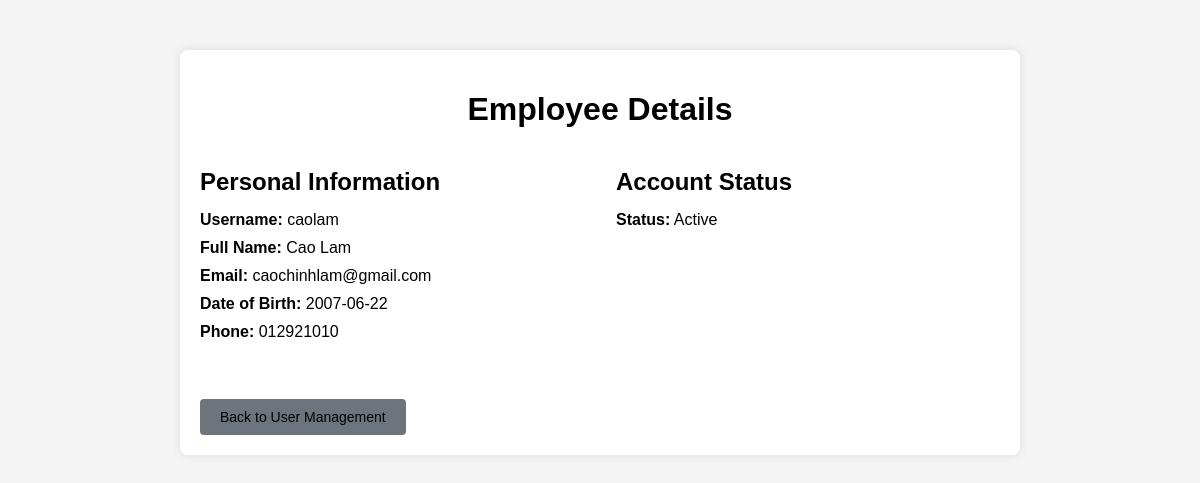
/Account_Management/details_employee.php?username=caolam (signed in), run on the app's committed database.
### tables this page shows
CREATE TABLE `info_page` (
  `id` int(11) NOT NULL,
  `dob` date NOT NULL,
  `phone` varchar(20) NOT NULL,
  `username` varchar(255) NOT NULL,
  `img` varchar(255) NOT NULL
);

CREATE TABLE `account` (
  `username` varchar(255) NOT NULL,
  `firstname` varchar(255) NOT NULL,
  `lastname` varchar(255) NOT NULL,
  `email` varchar(255) NOT NULL,
  `password` varchar(255) NOT NULL,
  `role` enum('admin','employee') NOT NULL DEFAULT 'employee',
  `activated` bit(1) DEFAULT b'0',
  `locked` bit(1) NOT NULL DEFAULT b'0',
  `activate_token` varchar(255) DEFAULT NULL
);

### Account_Management/details_employee.php (the view, shortened to what this page needs)
<?php
$conn = open_database();
if (isset($_GET['username'])) {
    $username = $_GET['username'];
    $sql = "SELECT acc.*, info.dob, info.phone, info.id
            FROM account AS acc
            LEFT JOIN info_page AS info ON acc.username = info.username
            WHERE acc.username = '$username' AND acc.role = 'employee'";
    $result = $conn->query($sql);
    if ($result->num_rows > 0) {
        $employee = $result->fetch_assoc();
    } else {
        header("Location: admin_manage_employee.php");
        exit();
    }
} else {
    header("Location: admin_manage_employee.php");
    exit();
}
?>
<!DOCTYPE html>
<html lang="en">
<head>
</head>
<body>
    <div class="container">
        <h1>Employee Details</h1>
        <div class="row">
            <div class="col-md-6">
                <h2>Personal Information</h2>
                <p><strong>Username:</strong> <?php echo $employee['username']; ?></p>
                <p><strong>Full Name:</strong> <?php echo $employee['firstname'] . ' ' . $employee['lastname']; ?></p>
                <p><strong>Email:</strong> <?php echo $employee['email']; ?></p>
                <p><strong>Date of Birth:</strong> <?php echo $employee['dob']; ?></p>
                <p><strong>Phone:</strong> <?php echo $employee['phone']; ?></p>
            </div>
            <div class="col-md-6">
                <h2>Account Status</h2>
                <p><strong>Status:</strong>
                    <?php if ($employee['activated'] == 0) : ?>
                        Inactive
                    <?php elseif ($employee['locked'] == 1) : ?>
                        Locked
                    <?php else : ?>
                        Active
                    <?php endif; ?>
                </p>
            </div>
        </div>
        <br>
        <a href="admin_manage_employee.php" class="btn btn-secondary">Back to User Management</a>
    </div>
</body>
</html>

### Account_Management/details_employee.php (style rules this page uses)
body { font-family: Arial, sans-serif; background-color: #f4f4f4; margin: 0; padding: 0; }
.container { width: 90%; max-width: 800px; margin: 50px auto; background-color: #fff; padding: 20px; box-shadow: 0 0 10px rgba(0, 0, 0, 0.1); border-radius: 8px; }
h1 { text-align: center; margin-bottom: 20px; }
h2 { margin-bottom: 15px; }
.row { display: flex; justify-content: space-between; flex-wrap: wrap; }
.col-md-6 { flex: 0 0 48%; box-sizing: border-box; margin-bottom: 20px; }
p { margin: 10px 0; }
.btn { display: inline-block; padding: 10px 20px; font-size: 14px; text-align: center; text-decoration: none; border-radius: 4px; transition: background-color 0.3s ease; margin-top: 10px; }
.btn-secondary { background-color: #6c757d; color: #fff; }
a.btn { text-decoration: none; color: inherit; }

### data on the page
info_page: username.username "caolam", username.firstname "Cao", username.lastname "Lam", username.email "caochinhlam@gmail.com", dob "2007-06-22", phone "012921010"
